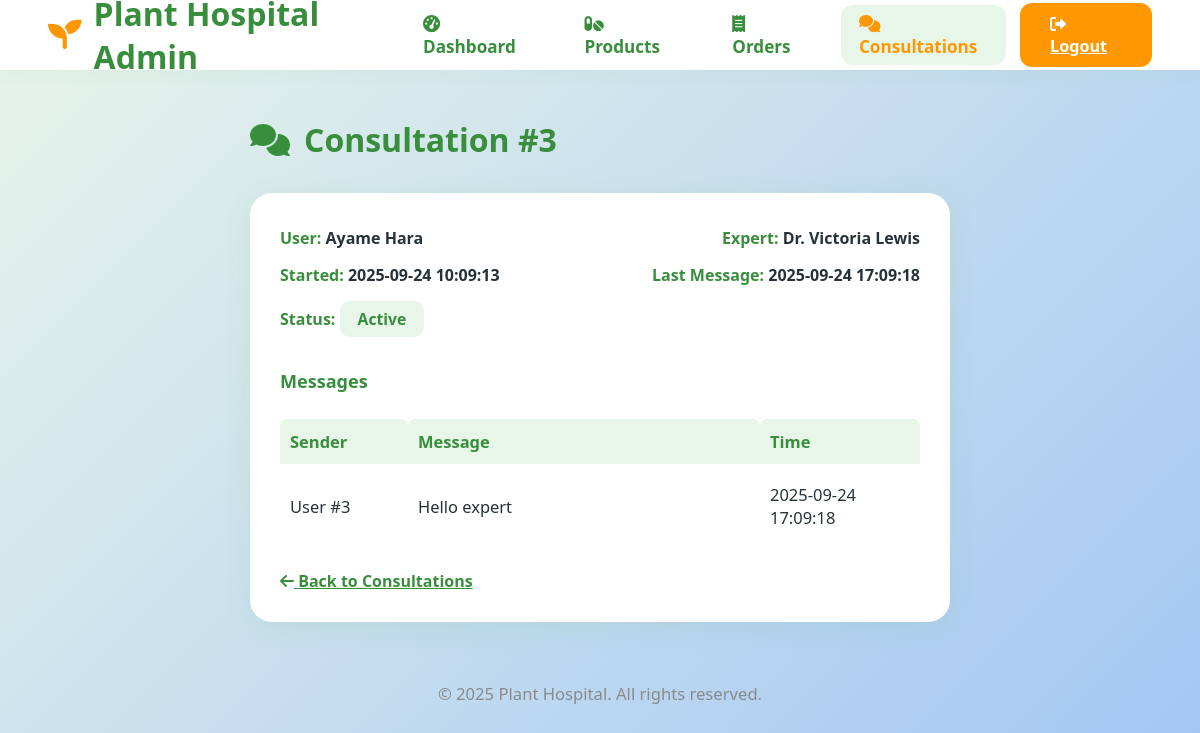
Before: /admin/consultations/3 (signed in) with the older database file.
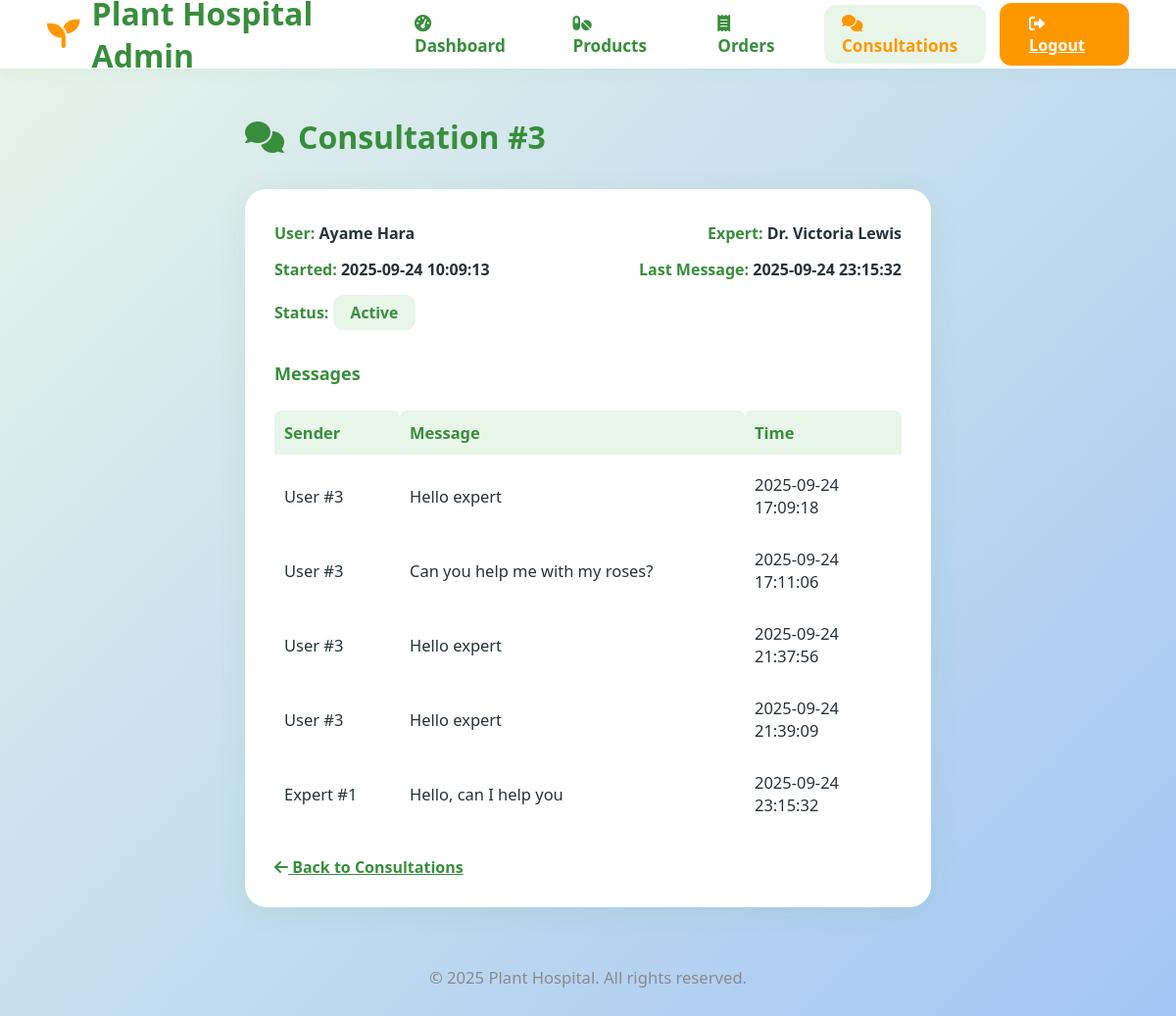
After: the same page with the newer database file.
### tables this page shows
CREATE TABLE chat_session (
    id INTEGER PRIMARY KEY AUTOINCREMENT,
    user_id INTEGER NOT NULL,
    expert_id INTEGER NOT NULL,
    started_at TIMESTAMP DEFAULT CURRENT_TIMESTAMP,
    last_message_at TIMESTAMP DEFAULT CURRENT_TIMESTAMP,
    status TEXT DEFAULT 'active',
    FOREIGN KEY(user_id) REFERENCES user(id),
    FOREIGN KEY(expert_id) REFERENCES experts(id)
);

CREATE TABLE user (
  id INTEGER PRIMARY KEY AUTOINCREMENT,
  username TEXT UNIQUE NOT NULL,
  email TEXT UNIQUE NOT NULL,
  password TEXT NOT NULL,
  created_at TIMESTAMP NOT NULL DEFAULT CURRENT_TIMESTAMP
);

CREATE TABLE experts (
  id INTEGER PRIMARY KEY AUTOINCREMENT,
  name TEXT NOT NULL,
  email TEXT NOT NULL,
  password TEXT NOT NULL,  -- thêm dòng này!
  phone TEXT,
  specialties TEXT,
  bio TEXT,
  avatar TEXT,
  rating REAL DEFAULT 5.0,
  active BOOLEAN DEFAULT 1,
  created_at TIMESTAMP NOT NULL DEFAULT CURRENT_TIMESTAMP
);

CREATE TABLE chat_message (
    id INTEGER PRIMARY KEY AUTOINCREMENT,
    session_id INTEGER NOT NULL,
    sender_type TEXT NOT NULL, -- 'user' hoặc 'expert'
    sender_id INTEGER,         -- id của người gửi (user hoặc expert)
    content TEXT,
    image_path TEXT,
    timestamp TIMESTAMP DEFAULT CURRENT_TIMESTAMP,
    is_read BOOLEAN DEFAULT 0,
    FOREIGN KEY(session_id) REFERENCES chat_session(id)
);

### flaskr/admin.py (the view)
@bp.route('/consultations/<int:session_id>')
@admin_required
def consultation_detail(session_id):
    db = get_db()
    session_row = db.execute(
        '''SELECT chat_session.*, user.username as user_name, experts.name as expert_name
           FROM chat_session
           LEFT JOIN user ON chat_session.user_id = user.id
           LEFT JOIN experts ON chat_session.expert_id = experts.id
           WHERE chat_session.id=?''', (session_id,)
    ).fetchone()
    if not session_row:
        flash('Session not found.', 'error')
        return redirect(url_for('admin.consultations'))
    messages = db.execute(
        '''SELECT * FROM chat_message WHERE session_id=? ORDER BY timestamp ASC''', (session_id,)
    ).fetchall()
    return render_template('admin/consultation_detail.html', session=session_row, messages=messages)

### flaskr/admin.py (called while the page is built)
def admin_required(view):
    from functools import wraps
    def wrapped_view(**kwargs):
        if not session.get('user_id') == 1:
            return redirect(url_for('auth.login'))
        return view(**kwargs)
    return wraps(view)(wrapped_view)

### flaskr/auth.py (called while the page is built)
@bp.before_app_request
def load_logged_in_user():
    user_id = session.get('user_id')
    if user_id is None:
        g.user = None
    else:
        g.user = get_db().execute(
            'SELECT * FROM user WHERE id = ?', (user_id,)
        ).fetchone()

### flaskr/db.py (called while the page is built)
def get_db():
    if 'db' not in g:
        g.db = sqlite3.connect(
            current_app.config['DATABASE'],
            detect_types=sqlite3.PARSE_DECLTYPES
        )
        g.db.row_factory = sqlite3.Row
    return g.db

### flaskr/templates/admin/consultation_detail.html (shortened to what this page needs)
<!DOCTYPE html>
<html lang="en">
  <head>
    <link
      rel="stylesheet"
      href="https://cdnjs.cloudflare.com/ajax/libs/font-awesome/6.0.0-beta3/css/all.min.css"
    />
  </head>
  <body>
    <header class="admin-header">
      <div class="logo">
        <i class="fas fa-seedling"></i> Plant Hospital Admin
      </div>
      <nav class="nav-menu">
        <a href="{{ url_for('admin.dashboard') }}"
          ><i class="fas fa-tachometer-alt"></i> Dashboard</a
        >
        <a href="{{ url_for('admin.products') }}"
          ><i class="fas fa-pills"></i> Products</a
        >
        <a href="{{ url_for('admin.orders') }}"
          ><i class="fas fa-receipt"></i> Orders</a
        >
        <a href="{{ url_for('admin.consultations') }}" class="active"
          ><i class="fas fa-comments"></i> Consultations</a
        >
      </nav>
      <a href="{{ url_for('auth.logout') }}" class="logout-btn"
        ><i class="fas fa-sign-out-alt"></i> Logout</a
      >
    </header>
    <main class="admin-main">
      <div class="title">
        <i class="fas fa-comments"></i> Consultation #{{ session['id'] }}
      </div>
      <div class="detail-card">
        <div class="row-flex">
          <div>
            <span class="label">User:</span>
            <span class="value"
              >{{ session['user_name'] or session['user_id'] }}</span
            >
          </div>
          <div>
            <span class="label">Expert:</span>
            <span class="value"
              >{{ session['expert_name'] or session['expert_id'] }}</span
            >
          </div>
        </div>
        <div class="row-flex">
          <div>
            <span class="label">Started:</span>
            <span class="value">{{ session['started_at'] }}</span>
          </div>
          <div>
            <span class="label">Last Message:</span>
            <span class="value">{{ session['last_message_at'] }}</span>
          </div>
        </div>
        <div class="row-flex">
          <div>
            <span class="label">Status:</span>
            <span class="status-badge {{ session['status']|lower }}"
              >{{ session['status'].capitalize() }}</span
            >
          </div>
        </div>
        <h3 style="color: #388e3c; font-size: 1.13rem; margin-top: 32px">
          Messages
        </h3>
        <table class="msg-table">
          <tr>
            <th style="width: 20%">Sender</th>
            <th style="width: 55%">Message</th>
            <th style="width: 25%">Time</th>
          </tr>
          {% for msg in messages %}
          <tr>
            <td>
              {{ msg['sender_type'].capitalize() }}{% if msg['sender_id'] %} #{{
              msg['sender_id'] }}{% endif %}
            </td>
            <td>{{ msg['content'] or "[Image]" }}</td>
            <td>{{ msg['timestamp'] }}</td>
          </tr>
          {% else %}
          <tr>
            <td colspan="3" style="text-align: center; color: #aaa">
              No messages in this session.
            </td>
          </tr>
          {% endfor %}
        </table>
        <a href="{{ url_for('admin.consultations') }}" class="back-link"
          ><i class="fas fa-arrow-left"></i> Back to Consultations</a
        >
      </div>
      <div class="footer">&copy; 2025 Plant Hospital. All rights reserved.</div>
    </main>
  </body>
</html>

### flaskr/templates/admin/consultation_detail.html (style rules this page uses)
body { font-family: "Segoe UI", Arial, sans-serif; background: linear-gradient(135deg, #e8f5e9 0%, #a2c5f4 100%); color: #263238; margin: 0; min-height: 100vh; }
.admin-header { background: #fff; padding: 0 4vw; height: 70px; display: flex; align-items: center; justify-content: space-between; box-shadow: 0 2px 16px #4caf5012; }
.admin-header .logo { font-size: 2rem; font-weight: 800; color: #388e3c; display: flex; align-items: center; gap: 12px; }
.admin-header .logo i { color: #ff9800; font-size: 2.1rem; }
.nav-menu { display: flex; gap: 23px; align-items: center; }
.nav-menu a { text-decoration: none; color: #388e3c; font-size: 1.07rem; font-weight: 600; padding: 7px 18px; border-radius: 12px; transition: background 0.18s, color 0.18s; }
.nav-menu a.active, .nav-menu a:hover { background: #e8f5e9; color: #ff9800; }
.admin-header .logout-btn { background: #ff9800; color: #fff; border: none; border-radius: 12px; padding: 10px 30px; font-weight: 600; font-size: 1.01rem; cursor: pointer; transition: background 0.2s; margin-left: 14px; }
.admin-main { max-width: 700px; margin: 48px auto 0 auto; padding: 0 2vw 36px 2vw; }
.title { font-size: 2rem; color: #388e3c; font-weight: 800; margin-bottom: 32px; display: flex; align-items: center; gap: 14px; }
.detail-card { background: #fff; border-radius: 22px; box-shadow: 0 5px 28px #4caf501b; padding: 34px 30px 30px 30px; margin-bottom: 38px; }
.row-flex { display: flex; justify-content: space-between; gap: 18px; flex-wrap: wrap; margin-bottom: 15px; }
.label { color: #388e3c; font-weight: 700; }
.value { color: #263238; font-weight: 600; }
.status-badge { display: inline-block; border-radius: 10px; font-size: 0.98rem; font-weight: 700; padding: 7px 18px; }
.status-badge.active { background: #e8f5e9; color: #388e3c; }
.msg-table { width: 100%; border-collapse: separate; border-spacing: 0 8px; font-size: 1.03rem; margin-top: 18px; }
.msg-table th, .msg-table td { padding: 11px 10px; text-align: left; }
.msg-table th { background: #e8f5e9; color: #388e3c; font-weight: 700; border-radius: 7px 7px 0 0; }
.msg-table td { background: #fff; border-radius: 7px; }
.footer { margin-top: 60px; color: #888; text-align: center; font-size: 1.04rem; opacity: 0.96; }
.back-link { display: inline-block; margin-top: 22px; color: #388e3c; font-weight: 600; text-decoration: underline; }

Changed rows visible on the page:
changed chat_session "Active": last_message_at "2025-09-24 17:09:18" → "2025-09-24 23:15:32"
added chat_message: sender_type "User", sender_id "3", content "Can you help me with my roses?", timestamp "2025-09-24 17:11:06"
added chat_message: sender_type "User", sender_id "3", content "Hello expert", timestamp "2025-09-24 21:37:56"
added chat_message: sender_type "User", sender_id "3", content "Hello expert", timestamp "2025-09-24 21:39:09"
added chat_message: sender_type "Expert", sender_id "1", content "Hello, can I help you", timestamp "2025-09-24 23:15:32"
